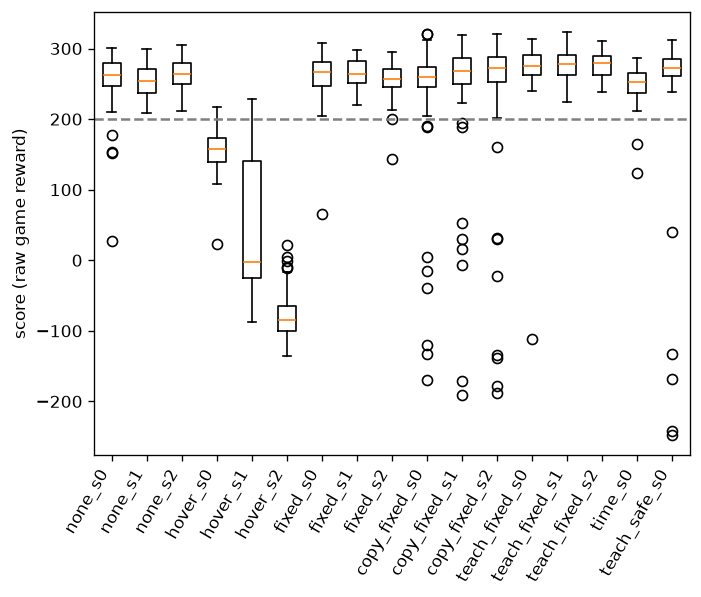

This chart was generated by the following Python code:
"""Score saved models over many raw-game episodes (no reward wrapper) and chart them.

usage: python compare.py models/none_s0 models/hover_s0 models/fixed_s0 [--episodes 100]
Mean length near 1000 frames = the rocket never landed (hovering).
"""
import argparse
from pathlib import Path

import gymnasium as gym
import matplotlib

matplotlib.use("Agg")
import matplotlib.pyplot as plt
import numpy as np
from stable_baselines3 import PPO
from stable_baselines3.common.evaluation import evaluate_policy
from stable_baselines3.common.monitor import Monitor

ap = argparse.ArgumentParser()
ap.add_argument("models", nargs="+")
ap.add_argument("--episodes", type=int, default=100)
a = ap.parse_args()

names, scores = [], []
for m in a.models:
    env = Monitor(gym.make("LunarLander-v3"))
    r, n = evaluate_policy(PPO.load(m), env, n_eval_episodes=a.episodes,
                           deterministic=True, return_episode_rewards=True)
    names.append(Path(m).stem)
    scores.append(r)
    print(f"{names[-1]:12s} mean {np.mean(r):7.1f} +/- {np.std(r):5.1f}  "
          f">=200: {np.mean(np.array(r) >= 200):4.0%}  mean frames {np.mean(n):6.0f}")

plt.boxplot(scores)
plt.xticks(range(1, len(names) + 1), names, rotation=60, ha="right")
plt.axhline(200, ls="--", c="gray")
plt.ylabel("score (raw game reward)")
plt.savefig("compare.png", dpi=120, bbox_inches="tight")
print("saved compare.png")
